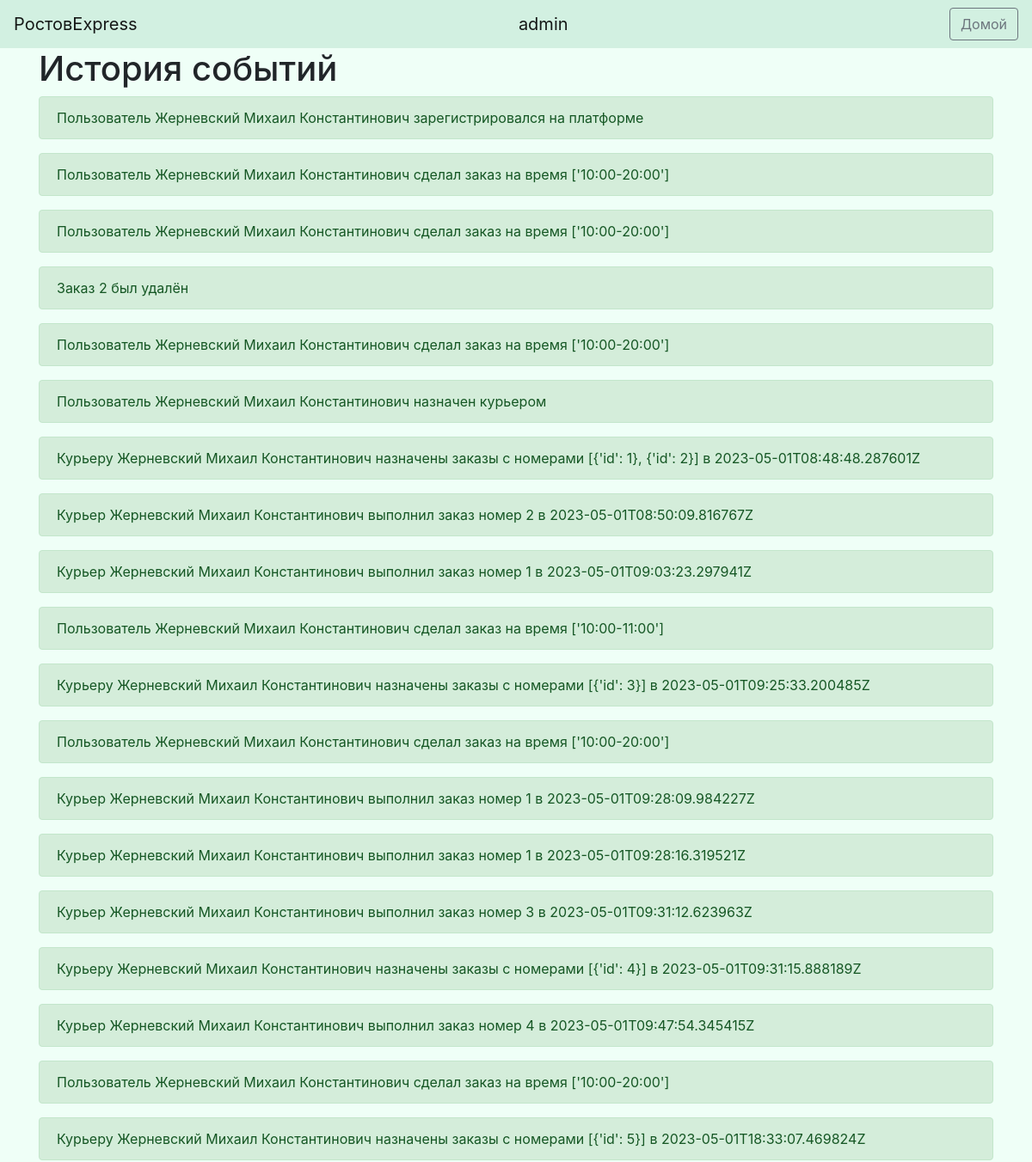
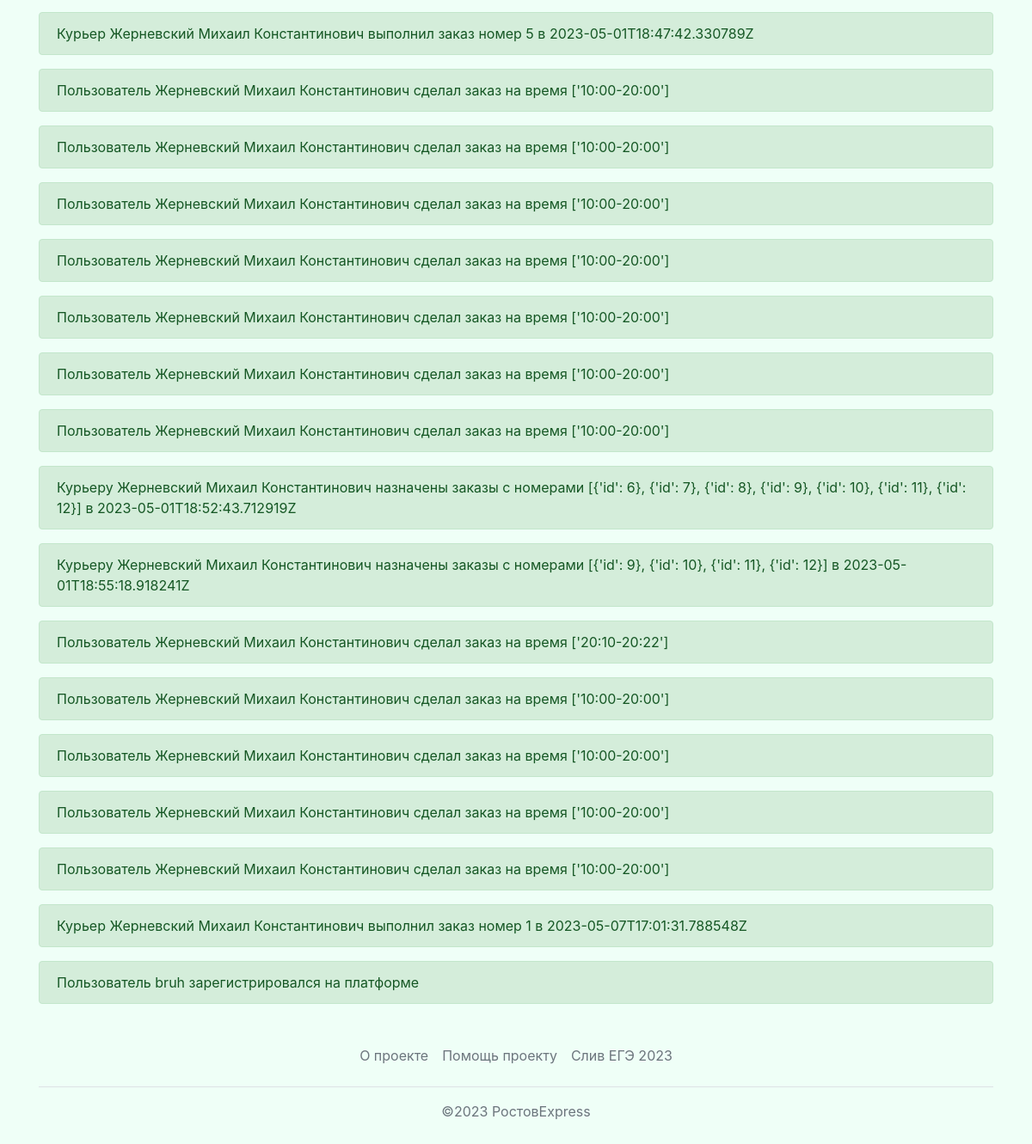
Screenshot of /history (signed in) with the database file from the repository (2 pictures, top to bottom).
### data/users.py (models this page shows, shortened)
class User(SqlAlchemyBase, UserMixin):
    __tablename__ = 'users'
    id = sqlalchemy.Column(sqlalchemy.Integer,
                           primary_key=True, autoincrement=True)
    name = sqlalchemy.Column(sqlalchemy.String, nullable=True)
    about = sqlalchemy.Column(sqlalchemy.String, nullable=True)
    email = sqlalchemy.Column(sqlalchemy.String,
                              index=True, unique=True, nullable=True)
    phone_number = sqlalchemy.Column(sqlalchemy.String,
                                     index=True, unique=True, nullable=True)
    hashed_password = sqlalchemy.Column(sqlalchemy.String, nullable=True)
    created_date = sqlalchemy.Column(sqlalchemy.DateTime, default=datetime.datetime.now)
    user_type = sqlalchemy.Column(sqlalchemy.Integer, nullable=True)
    c_id = sqlalchemy.Column(sqlalchemy.Integer, sqlalchemy.ForeignKey('couriers.id'), nullable=True)
    show_completed = sqlalchemy.Column(sqlalchemy.Boolean, default=0)
    sqlalchemy.orm.relation('Courier')

### data/records.py (models this page shows)
class Record(SqlAlchemyBase):
    __tablename__ = 'records'
    id = sqlalchemy.Column(sqlalchemy.Integer, primary_key=True, autoincrement=True)
    event = sqlalchemy.Column(sqlalchemy.String, nullable=True)

### main.py (the view)
@app.route("/history", methods=["GET"])
@login_required
def view_history():
    if current_user.user_type != 3:
        return redirect('/')
    db_sess = db_session.create_session()
    events = db_sess.query(Record).all()
    return render_template("history.html", items=events)

### data/db_session.py (called while the page is built)
def create_session() -> Session:
    global __factory
    return __factory()

### main.py (called while the page is built)
@login_manager.user_loader
def load_user(user_id):
    db_sess = db_session.create_session()
    return db_sess.query(User).get(user_id)

### templates/history.html
{% extends "base.html" %}
{% block content %}
<h1>История событий</h1>
{% for item in items %}
<div>
    <div class="alert alert-success">
        {{item.event}}
    </div>
</div>
{% endfor %}
{% endblock %}

### templates/base.html (shortened to what this page needs)
<!doctype html>
<html lang="en">
<head>
    <link rel="stylesheet"
          href="https://stackpath.bootstrapcdn.com/bootstrap/4.4.1/css/bootstrap.min.css"
>
</head>
<body style="background-color: #effff7">
<header>
    <nav class="navbar navbar-light" style="background-color: #d2f0e1">
        <a class="navbar-brand" href="#">РостовExpress</a>
        {% if current_user.is_authenticated %}
            <a class="navbar-brand" href="/logout">{{ current_user.name }}</a>
            <a class="btn btn-outline-secondary" style="font-size: medium; text-align: justify" href="/">Домой</a>
        {% else %}
            <p>
                <a class="btn btn-primary " href="/register">Зарегистрироваться</a>
                <a class="btn btn-success" href="/login">Войти</a>
            </p>
        {% endif %}
    </nav>
</header>
<main role="main" class="container">
    {% block content %}{% endblock %}
</main>
<div class="container">
    <footer class="py-3 my-4">
        <ul class="nav justify-content-center border-bottom pb-3 mb-3">
            <li class="nav-item"><a
                    href="https://docs.google.com/document/d/181rVJnixCkqp7kEEYyXy6jRmIWrEmT0YMYidJ4JE5xg/edit?usp=sharing"
                    class="nav-link px-2 text-muted">О проекте</a></li>
            <li class="nav-item"><a href="/donations" class="nav-link px-2 text-muted">Помощь проекту</a></li>
            <li class="nav-item"><a href="https://www.youtube.com/watch?v=dQw4w9WgXcQ" class="nav-link px-2 text-muted">Слив
                ЕГЭ 2023</a></li>
        </ul>
        <p class="text-center text-muted">©2023 РостовExpress</p>
    </footer>
</div>
</body>
</html>

### rows the page displays
User: name "admin"
Record: event "Пользователь Жерневский Михаил Константинович зарегистрировался на платформе"
Record: event "Пользователь Жерневский Михаил Константинович сделал заказ на время ['10:00-20:00']"
Record: event "Пользователь Жерневский Михаил Константинович сделал заказ на время ['10:00-20:00']"
Record: event "Заказ 2 был удалён"
Record: event "Пользователь Жерневский Михаил Константинович сделал заказ на время ['10:00-20:00']"
Record: event "Пользователь Жерневский Михаил Константинович назначен курьером"
Record: event "Курьеру Жерневский Михаил Константинович назначены заказы с номерами [{'id': 1}, {'id': 2}] в 2023-05-01T08:48:48.287601Z"
Record: event "Курьер Жерневский Михаил Константинович выполнил заказ номер 2 в 2023-05-01T08:50:09.816767Z"
Record: event "Курьер Жерневский Михаил Константинович выполнил заказ номер 1 в 2023-05-01T09:03:23.297941Z"
Record: event "Пользователь Жерневский Михаил Константинович сделал заказ на время ['10:00-11:00']"
Record: event "Курьеру Жерневский Михаил Константинович назначены заказы с номерами [{'id': 3}] в 2023-05-01T09:25:33.200485Z"
Record: event "Пользователь Жерневский Михаил Константинович сделал заказ на время ['10:00-20:00']"
Record: event "Курьер Жерневский Михаил Константинович выполнил заказ номер 1 в 2023-05-01T09:28:09.984227Z"
Record: event "Курьер Жерневский Михаил Константинович выполнил заказ номер 1 в 2023-05-01T09:28:16.319521Z"
Record: event "Курьер Жерневский Михаил Константинович выполнил заказ номер 3 в 2023-05-01T09:31:12.623963Z"
Record: event "Курьеру Жерневский Михаил Константинович назначены заказы с номерами [{'id': 4}] в 2023-05-01T09:31:15.888189Z"
Record: event "Курьер Жерневский Михаил Константинович выполнил заказ номер 4 в 2023-05-01T09:47:54.345415Z"
Record: event "Пользователь Жерневский Михаил Константинович сделал заказ на время ['10:00-20:00']"
Record: event "Курьеру Жерневский Михаил Константинович назначены заказы с номерами [{'id': 5}] в 2023-05-01T18:33:07.469824Z"
Record: event "Курьер Жерневский Михаил Константинович выполнил заказ номер 5 в 2023-05-01T18:47:42.330789Z"
Record: event "Пользователь Жерневский Михаил Константинович сделал заказ на время ['10:00-20:00']"
Record: event "Пользователь Жерневский Михаил Константинович сделал заказ на время ['10:00-20:00']"
Record: event "Пользователь Жерневский Михаил Константинович сделал заказ на время ['10:00-20:00']"
Record: event "Пользователь Жерневский Михаил Константинович сделал заказ на время ['10:00-20:00']"
Record: event "Пользователь Жерневский Михаил Константинович сделал заказ на время ['10:00-20:00']"
Record: event "Пользователь Жерневский Михаил Константинович сделал заказ на время ['10:00-20:00']"
Record: event "Пользователь Жерневский Михаил Константинович сделал заказ на время ['10:00-20:00']"
Record: event "Курьеру Жерневский Михаил Константинович назначены заказы с номерами [{'id': 6}, {'id': 7}, {'id': 8}, {'id': 9}, {'id': 10}, {'id': 11}, {'id': 12}] в 2023-05-01T18:52:43.712919Z"
Record: event "Курьеру Жерневский Михаил Константинович назначены заказы с номерами [{'id': 9}, {'id': 10}, {'id': 11}, {'id': 12}] в 2023-05-01T18:55:18.918241Z"
Record: event "Пользователь Жерневский Михаил Константинович сделал заказ на время ['20:10-20:22']"
Record: event "Пользователь Жерневский Михаил Константинович сделал заказ на время ['10:00-20:00']"
Record: event "Пользователь Жерневский Михаил Константинович сделал заказ на время ['10:00-20:00']"
Record: event "Пользователь Жерневский Михаил Константинович сделал заказ на время ['10:00-20:00']"
Record: event "Пользователь Жерневский Михаил Константинович сделал заказ на время ['10:00-20:00']"
Record: event "Курьер Жерневский Михаил Константинович выполнил заказ номер 1 в 2023-05-07T17:01:31.788548Z"
Record: event "Пользователь bruh зарегистрировался на платформе"
